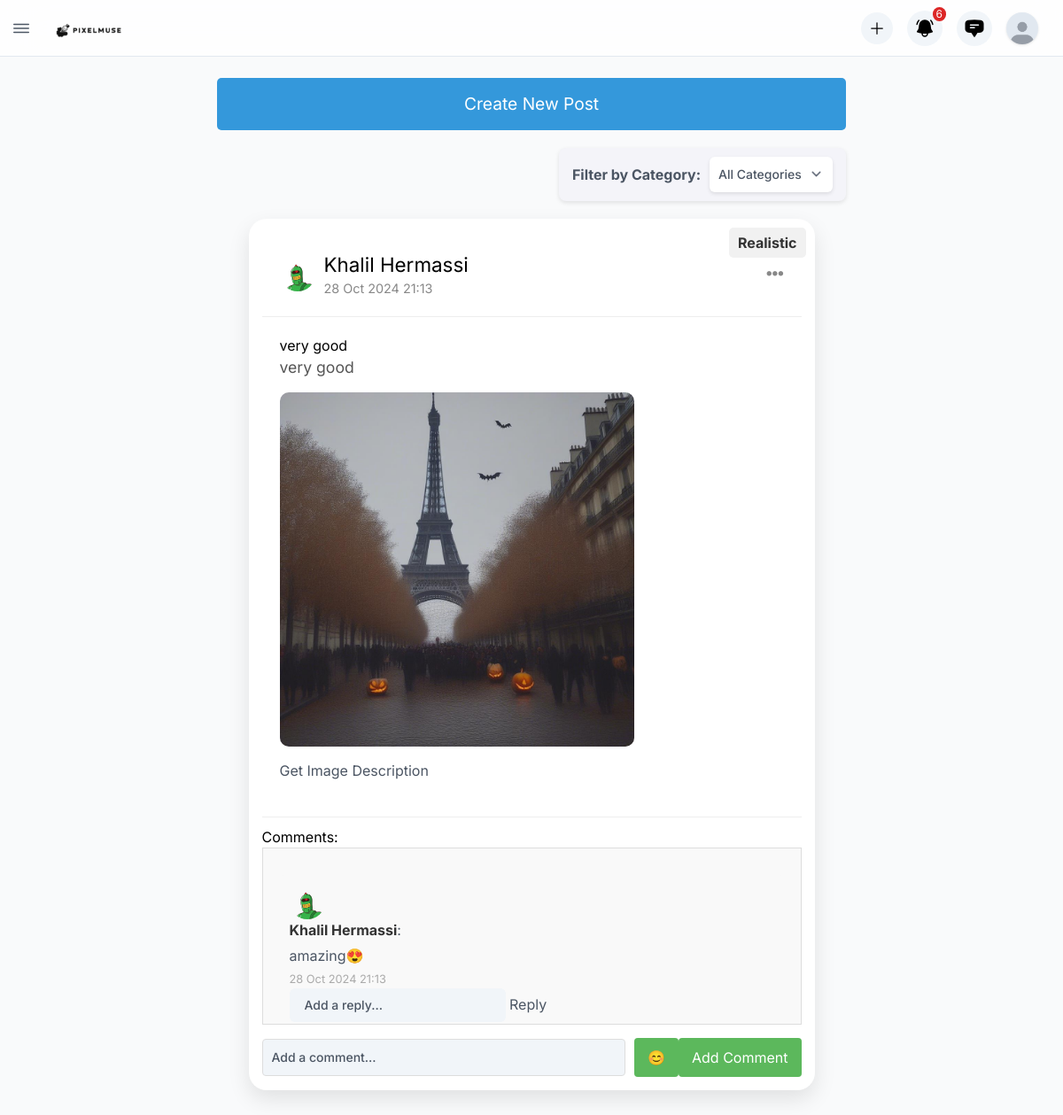
/posts/, run on the app's committed database.
### posts/models.py (models this page shows, shortened)
class Post(models.Model):
    author = models.ForeignKey(settings.AUTH_USER_MODEL, on_delete=models.CASCADE, default=1)
    title = models.CharField(max_length=200, blank=False)
    content = models.TextField(blank=False)
    image = models.ImageField(upload_to='post_images/', blank=False, null=True)
    created_at = models.DateTimeField(auto_now_add=True)
    category = models.ForeignKey(Category, on_delete=models.CASCADE, related_name='posts', default=1)  # Replace 1 with your actual default category ID

### users/models.py (models this page shows, shortened)
class User(AbstractBaseUser, PermissionsMixin):
    email = models.EmailField(unique=True)
    fullname = models.CharField(max_length=255)
    phone = models.CharField(max_length=20, blank=True, null=True)
    birthday = models.DateField(blank=True, null=True)
    address = models.TextField(blank=True, null=True)
    role = models.CharField(max_length=10, choices=[('admin', 'Admin'), ('user', 'User'),('support','Support')])
    is_active = models.BooleanField(default=True)
    is_staff = models.BooleanField(default=False)
    user_photo = models.ImageField(upload_to='user_photos/', blank=True, null=True)
    objects = UserManager()
    USERNAME_FIELD = 'email'
    REQUIRED_FIELDS = ['fullname']

### category/models.py (models this page shows, shortened)
class Category(models.Model):
    name = models.CharField(max_length=100, unique=True)

### comments/models.py (models this page shows, shortened)
class Comment(models.Model):
    content = models.TextField()
    author = models.ForeignKey(get_user_model(), on_delete=models.CASCADE)
    created_at = models.DateTimeField(auto_now_add=True)
    post = models.ForeignKey('posts.Post', on_delete=models.CASCADE, related_name='comments')

### posts/views.py (the view)
# urls.py: path('', views.post_list, name='post_list'),
def post_list(request):
    categories = Category.objects.all()
    selected_category = request.GET.get('category')
    if selected_category:
        posts = Post.objects.filter(category__id=selected_category).order_by('-created_at')
    else:
        posts = Post.objects.all().order_by('-created_at')
    form = CommentForm()
    return render(request, 'posts/post_list.html', {
        'posts': posts,
        'categories': categories,
        'selected_category': selected_category,
        'form': form
    })

### comments/forms.py (shortened to what this page needs)
class CommentForm(forms.ModelForm):
    class Meta:
        model = Comment
        fields = ['content']

### templates/posts/post_list.html (shortened to what this page needs)
{% extends "index.html" %}
{% load static %}
{% block content %}
<main>
    <link rel="stylesheet" href="https://cdnjs.cloudflare.com/ajax/libs/font-awesome/5.15.3/css/all.min.css">
    <link rel="stylesheet" href="{% static 'css/posts/styles.css' %}">
    <div class="container">
        <br><br>
        <a href="{% url 'post_create' %}" class="add-post-btn">Create New Post</a>
<div class="category-filter">
    <form method="GET" action="{% url 'post_list' %}">
        <div class="filter-wrapper">
            <label for="category" class="filter-label">Filter by Category:</label>
            <div class="select-wrapper">
                <select name="category" id="category" class="styled-select" onchange="this.form.submit()">
                    <option value="">All Categories</option>
                </select>
            </div>
        </div>
    </form>
</div>
        <div class="posts">
            {% for post in posts %}
                <div class="post-card">
                    <div class="post-header">
                        <div class="user-info">
                            {% if post.author.user_photo %}
                                <img src="{{ post.author.user_photo.url }}" alt="Profile Picture">
                            {% else %}
                                <img src="{% static 'default_profile_pic.png' %}" alt="Default Profile Picture">
                            {% endif %}
                            <div>
                                <h4>{{ post.author.fullname }}</h4>
                                <div class="date">{{ post.created_at|date:"d M Y H:i" }}</div>
                            </div>
                        </div>
                        <div class="post-options">
                            <button type="button" aria-label="Post options" onclick="toggleDropdown(this)">
                                <i class="fas fa-ellipsis-h"></i>
                            </button>
                        </div>
                    </div>
                    <div class="post-content">
                        <div class="post-category">{{ post.category.name }}</div>
                        <h4>{{ post.title }}</h4>
                        <p>{{ post.content }}</p>
                        {% if post.image %}
                            <img src="{{ post.image.url }}" alt="Post Image" loading="lazy">
                            <button onclick="getAIImageDescription({{ post.id }})">Get Image Description</button>
                        {% endif %}
                    </div>
             <div class="comments-section" id="comments-{{ post.id }}">
                <h4>Comments:</h4>
                <div class="comments-wrapper">
                    <div class="comments">
                        {% for comment in post.comments.all %}
                            <div class="comment" id="comment-{{ comment.id }}">
                                <div class="user-info">
                                    {% if post.author.user_photo %}
                                    <img src="{{ post.author.user_photo.url }}" alt="Profile Picture">
                                {% else %}
                                    <img src="{% static 'default_profile_pic.png' %}" alt="Default Profile Picture">
                                {% endif %}
                                </div>
                                <strong>{{ comment.author.fullname }}</strong>:
                                <p class="comment-content">{{ comment.content }}</p>
                                <span>{{ comment.created_at|date:"d M Y H:i" }}</span>
                                <div class="reply-form">
                                    <form action="{% url 'add_reply' comment.id %}" method="post" class="reply-form">
                                        <input type="text" name="content" placeholder="Add a reply..." required>
                                        <button type="submit">Reply</button>
                                    </form>
                                </div>
                            </div>
                        {% empty %}
                            <p>No comments yet.</p>
                        {% endfor %}
                    </div>
                </div>
            </div>
                    <div class="add-comment">
                        <form class="comment-form" action="{% url 'add_comment' post.id %}" method="post">
                            <input type="text" name="content" class="commentInput" id="commentInput" placeholder="Add a comment...">
                            <button type="button" class="emojiButton">😊</button>
                            <button type="submit">Add Comment</button>
                        </form>
                    </div>
                </div>
            {% endfor %}
        </div>
                </div>
        </div>
{% endblock %}

### static/css/posts/styles.css (style rules this page uses)
* { box-sizing: border-box; padding: 0; margin: 0; }
.container { width: 100%; max-width: 750px; margin: 0 auto; padding: 20px; }
.post-card { background-color: #fff; border-radius: 20px; box-shadow: 0 10px 25px rgba(0, 0, 0, 0.1); transition: transform 0.3s ease, box-shadow 0.3s ease; overflow: hidden; display: flex; flex-direction: column; margin-bottom: 20px; position: relative; padding: 15px; max-width: 90%; margin: 10px auto; margin-bottom: 20px; }
.post-header { padding: 20px; border-bottom: 1px solid #eee; display: flex; justify-content: space-between; align-items: center; }
.post-category { position: absolute; top: 10px; right: 10px; background-color: #f1f1f1; color: #333; padding: 5px 10px; border-radius: 5px; font-weight: bold; }
.category-filter { display: flex; justify-content: flex-end; margin-bottom: 20px; }
.filter-wrapper { display: flex; align-items: center; background-color: #f4f4f9; border-radius: 8px; padding: 10px 15px; box-shadow: 0 2px 5px rgba(0, 0, 0, 0.1); }
.filter-label { font-weight: bold; margin-right: 10px; }
.styled-select { appearance: none; border: none; background-color: #fff; padding: 10px; padding-right: 35px; font-size: 14px; border-radius: 6px; box-shadow: 0 2px 4px rgba(0, 0, 0, 0.1); }
.user-info { display: flex; align-items: center; }
.user-info img { border-radius: 50%; width: 40px; height: 40px; margin-right: 10px; }
.user-info h4 { margin: 0; font-size: 1.4rem; color: #333; }
.user-info .date { font-size: 0.9rem; color: #888; }
.post-options { position: relative; }
.post-options button { background: none; border: none; cursor: pointer; font-size: 1.2rem; color: #888; transition: color 0.3s ease; }
.post-content { padding: 20px; flex-grow: 1; }
.post-content p { margin: 0; font-size: 1.1rem; color: #555; }
.post-content img { max-width: 100%; height: auto; border-radius: 10px; margin-top: 15px; margin-bottom: 15px; max-height: 400px; object-fit: cover; }
.add-post-btn { display: block; margin: 20px auto; padding: 15px 25px; background-color: #3498db; color: white; font-size: 1.2rem; border: none; border-radius: 5px; text-align: center; cursor: pointer; transition: background-color 0.3s ease; }
.comments-section { margin-top: 15px; border-top: 1px solid #eee; padding-top: 10px; }
.comment { background-color: #f9f9f9; border-radius: 5px; padding: 10px; margin: 10px 0; position: relative; }
.comment strong { color: #333; }
.comment span { font-size: 0.8em; color: #aaa; display: block; margin-top: 5px; }
.add-comment { margin-top: 15px; }
.comment-form { display: flex; align-items: center; }
.comment-form input[type="text"], .comment-form textarea { flex: 1; padding: 10px; border: 1px solid #ddd; border-radius: 4px; margin-right: 10px; }
.comment-form button { background-color: #5cb85c; color: white; border: none; padding: 10px 15px; border-radius: 4px; cursor: pointer; }
.comments-section { margin-top: 20px; }
.comments-wrapper { max-height: 200px; overflow-y: auto; border: 1px solid #ddd; padding: 10px; background-color: #f9f9f9; }
.comments { border-bottom: 1px solid #ddd; padding: 10px; }
.comment-content { margin: 5px 0; }

### data on the page
Post: author.user_photo (picture), author.fullname "Khalil Hermassi", created_at "28 Oct 2024 21:13", category.name "Realistic", title "very good", content "very good", image (picture)
Comment: author.user_photo (picture), author.fullname "Khalil Hermassi", content "amazing😍", created_at "28 Oct 2024 21:13"
